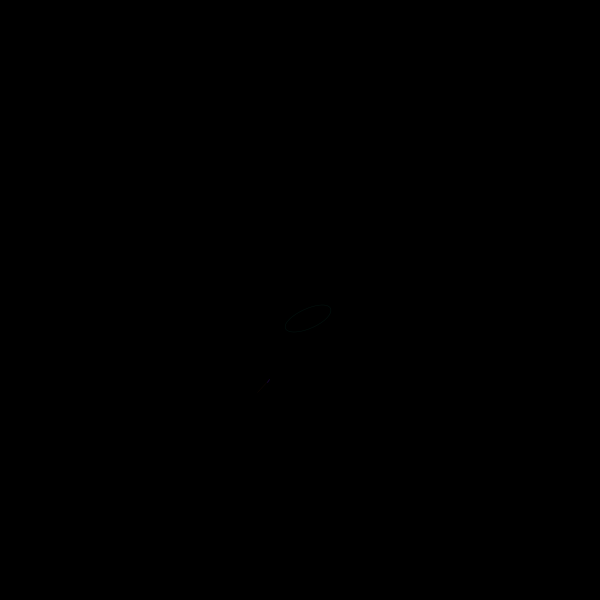
Frame 1 (no input)
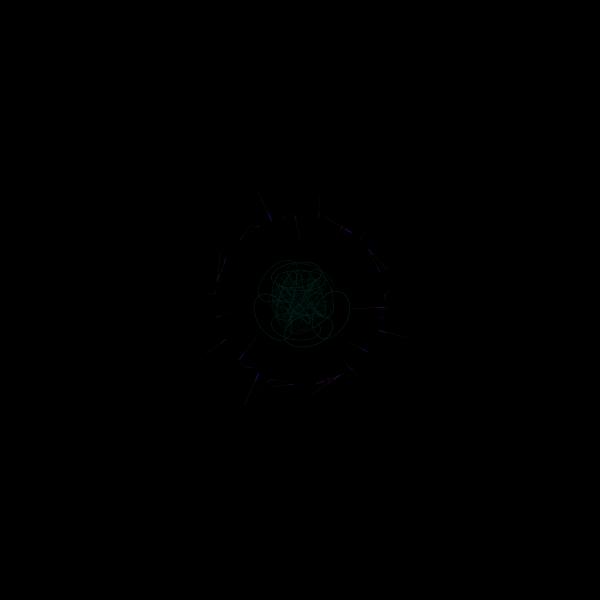
Frame 60 (the mouse pressed at the canvas centre just before this capture)
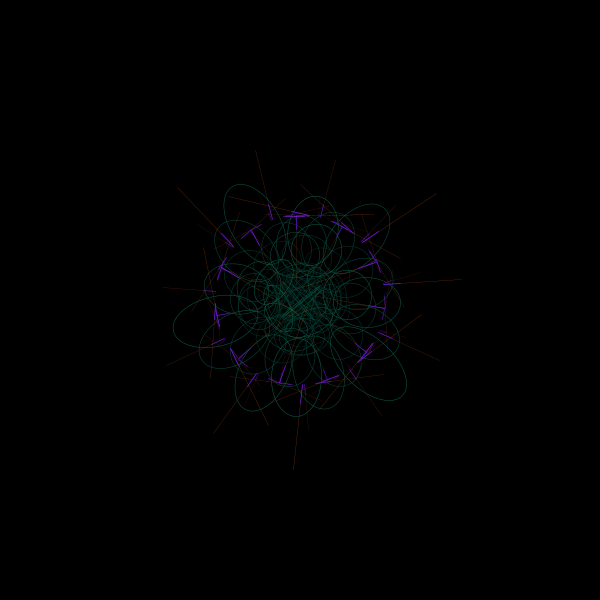
Frame 120 (the mouse held since frame 60 and released just before this capture)

The Processing sketch that drew these frames (run headless with seeded random() and noise(); from frame 60 on, the mouse is pressed at the canvas centre):

// Processing sketch: processing_167600
// ── processing_167600.pde


//import processing.pdf.*;

float x, y;
float angle = 0; 
float r = 20;
float diff = 1; 


void setup() {
  size(600, 600);
  background(0);
 // beginRecord(PDF, "every3.pdf");
}

void draw() {

  noFill(); 


  x = r * cos(angle); 
  y = r * sin(angle);

  
  strokeWeight(0.5); 
  
  stroke(r*0.1, r, r*0.8); 

  translate(width/2, height/2); 
  rotate(r); 

    
  ellipse(x, 0, x, 50);
  
  
  strokeWeight(0.8); 
  
  stroke(r, r*0.1, r*3); 

  translate( width/10, height/10); 
  rotate(r); 

    
   line( 0, 0, x*0.2, y*0.2); 
 

  strokeWeight(0.2); 
  stroke(r*2, r*0.8, r*0.2); 
  
    
    line(0, 0 , x*0.9, y*0.9); 
   

  angle = angle +10;
  r = r - diff;

  if ( r == 0 || r == 255) { 
    diff =  diff * -1;
  }
}


void keyPressed() {
  if (key == 'q') {
    endRecord();
    exit();
  }
}
